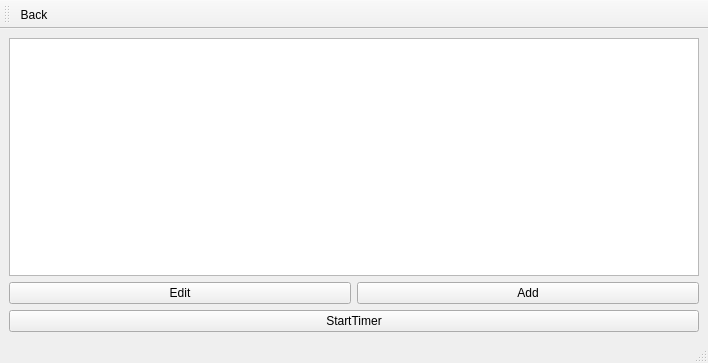
<?xml version="1.0" encoding="UTF-8"?>
<ui version="4.0">
 <class>ToDoListWindow</class>
 <widget class="QMainWindow" name="ToDoListWindow">
  <property name="geometry">
   <rect>
    <x>0</x>
    <y>0</y>
    <width>708</width>
    <height>363</height>
   </rect>
  </property>
  <property name="windowTitle">
   <string>MainWindow</string>
  </property>
  <widget class="QWidget" name="centralwidget">
   <layout class="QGridLayout" name="gridLayout">
    <item row="0" column="0" colspan="2">
     <widget class="QListWidget" name="listWidget"/>
    </item>
    <item row="1" column="1">
     <widget class="QPushButton" name="pushButtonAdd">
      <property name="text">
       <string>Add</string>
      </property>
     </widget>
    </item>
    <item row="1" column="0">
     <widget class="QPushButton" name="pushButtonEdit">
      <property name="text">
       <string>Edit</string>
      </property>
     </widget>
    </item>
    <item row="2" column="0" colspan="2">
     <widget class="QPushButton" name="pushButtonStartTimer">
      <property name="text">
       <string>StartTimer</string>
      </property>
     </widget>
    </item>
   </layout>
  </widget>
  <widget class="QMenuBar" name="menubar">
   <property name="geometry">
    <rect>
     <x>0</x>
     <y>0</y>
     <width>708</width>
     <height>26</height>
    </rect>
   </property>
  </widget>
  <widget class="QStatusBar" name="statusbar"/>
  <widget class="QToolBar" name="toolBar">
   <property name="windowTitle">
    <string>toolBar</string>
   </property>
   <attribute name="toolBarArea">
    <enum>TopToolBarArea</enum>
   </attribute>
   <attribute name="toolBarBreak">
    <bool>false</bool>
   </attribute>
   <addaction name="actionBack"/>
  </widget>
  <action name="actionBack">
   <property name="text">
    <string>Back</string>
   </property>
  </action>
 </widget>
 <resources/>
 <connections/>
</ui>
